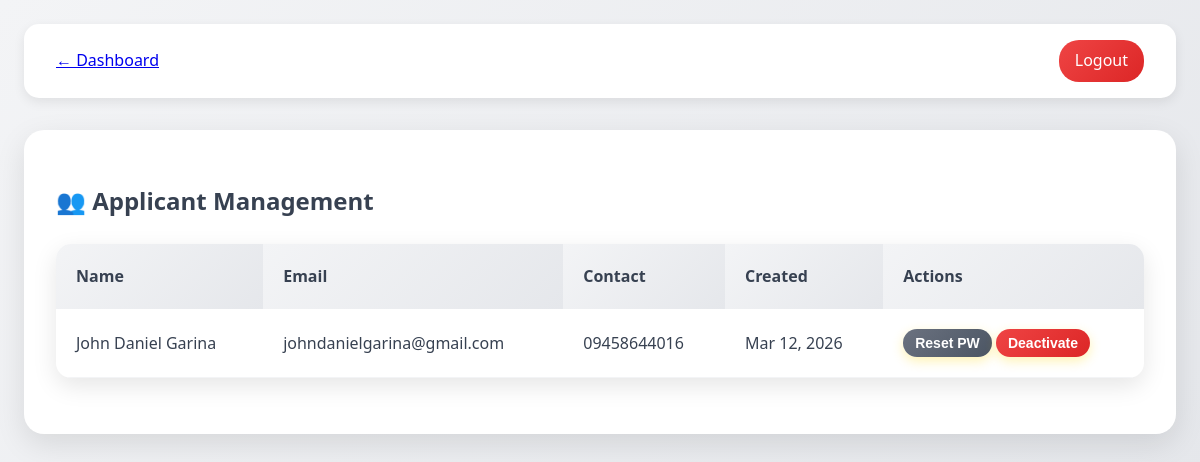
/btvlaci-portal/admin/admin_users.php (signed in), run on the app's committed database.
### tables this page shows
CREATE TABLE applicants (
    id INTEGER PRIMARY KEY AUTOINCREMENT,
    name TEXT NOT NULL,
    email TEXT UNIQUE NOT NULL,
    password_hash TEXT NOT NULL,
    contact_number TEXT,
    role TEXT CHECK(role IN ('applicant','admin')) DEFAULT 'applicant',
    created_at DATETIME DEFAULT CURRENT_TIMESTAMP
);

### btvlaci-portal/admin/admin_users.php (the view, shortened to what this page needs)
<?php
$pdo = new PDO('sqlite:' . DB_PATH);
$users = $pdo->query('SELECT * FROM applicants WHERE role = \'applicant\' ORDER BY created_at DESC')->fetchAll();
?>
<!DOCTYPE html>
<html lang="en">
<head>
  <link rel="stylesheet" href="../assets/style.css">
</head>
<body>
  <div class="container">
    <nav class="nav">
      <a href="admin_dashboard.php">← Dashboard</a>
      <a href="../logout.php" class="logout">Logout</a>
    </nav>
    <div class="card">
      <h2>👥 Applicant Management</h2>
      <table>
        <thead>
          <tr>
            <th>Name</th>
            <th>Email</th>
            <th>Contact</th>
            <th>Created</th>
            <th>Actions</th>
          </tr>
        </thead>
        <tbody>
          <?php foreach ($users as $user): ?>
          <tr>
            <td><?= htmlspecialchars($user['name']) ?></td>
            <td><?= htmlspecialchars($user['email']) ?></td>
            <td><?= htmlspecialchars($user['contact_number']) ?></td>
            <td><?= date('M j, Y', strtotime($user['created_at'])) ?></td>
            <td>
              <form method="POST" style="display:inline;">
                <button type="submit" name="action" value="reset_password" class="btn btn-secondary" style="padding:0.375rem 0.75rem; font-size:0.875rem;">Reset PW</button>
                <button type="submit" name="action" value="deactivate" class="btn btn-danger" style="padding:0.375rem 0.75rem; font-size:0.875rem;">Deactivate</button>
              </form>
            </td>
          </tr>
          <?php endforeach; ?>
        </tbody>
      </table>
    </div>
  </div>
</body>
</html>

### btvlaci-portal/assets/style.css (style rules this page uses)
* { box-sizing: border-box; }
body { font-family: 'Segoe UI', Tahoma, Geneva, Verdana, sans-serif; margin: 0; padding: 0; background: linear-gradient(135deg, #F3F4F6 0%, #E5E7EB 100%); color: #374151; line-height: 1.6; }
.container { max-width: 1200px; margin: 0 auto; padding: 1.5rem; }
.btn { display: inline-block; padding: 0.875rem 2rem; background: linear-gradient(135deg, #FFD700, #FFA500); color: #1F2937; text-decoration: none; border-radius: 50px; font-weight: 600; transition: all 0.3s ease; border: none; cursor: pointer; font-size: 1rem; box-shadow: 0 4px 12px rgba(255,215,0,0.3); }
.btn-secondary { background: linear-gradient(135deg, #6B7280, #4B5563); color: white; }
.btn-danger { background: linear-gradient(135deg, #EF4444, #DC2626); color: white; }
.card { background: white; border-radius: 20px; padding: 2rem; box-shadow: 0 10px 30px rgba(0,0,0,0.1); margin: 1.5rem 0; transition: transform 0.3s ease; }
.nav { display: flex; justify-content: space-between; align-items: center; background: white; padding: 1rem 2rem; border-radius: 15px; box-shadow: 0 4px 12px rgba(0,0,0,0.08); margin-bottom: 2rem; }
.logout { background: linear-gradient(135deg, #EF4444, #DC2626); color: white; padding: 0.5rem 1rem; border-radius: 20px; text-decoration: none; font-weight: 500; transition: all 0.3s; }
table { width: 100%; border-collapse: collapse; margin: 1.5rem 0; background: white; border-radius: 15px; overflow: hidden; box-shadow: 0 8px 25px rgba(0,0,0,0.1); }
th { background: linear-gradient(135deg, #F3F4F6, #E5E7EB); padding: 1.25rem; text-align: left; font-weight: 600; color: #374151; }
td { padding: 1.25rem; border-bottom: 1px solid #F3F4F6; }

### data on the page
applicants: name "John Daniel Garina", email "johndanielgarina@gmail.com", contact_number "09458644016", created_at "Mar 12, 2026"
